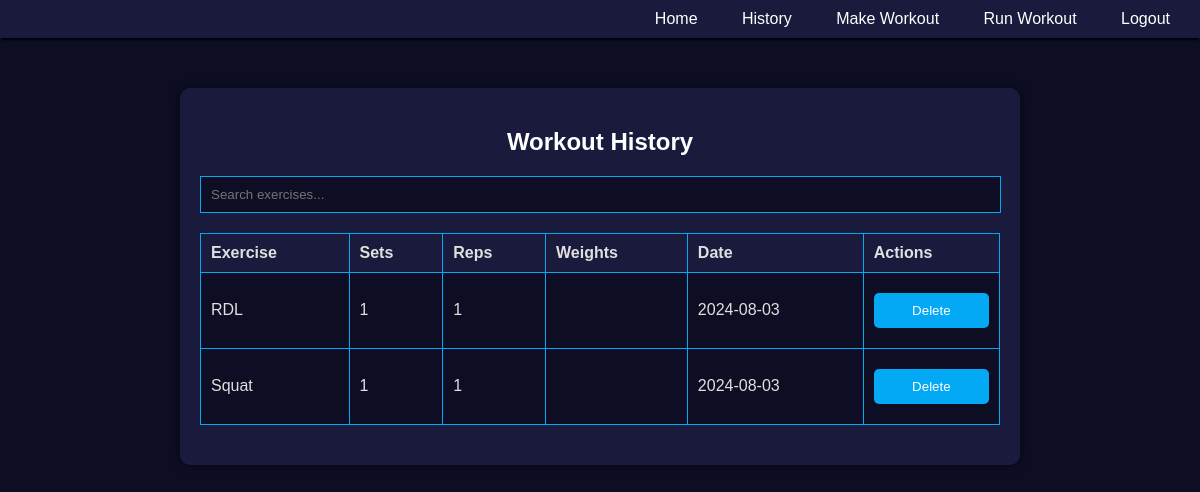
Before: /history (signed in) with the older database file.
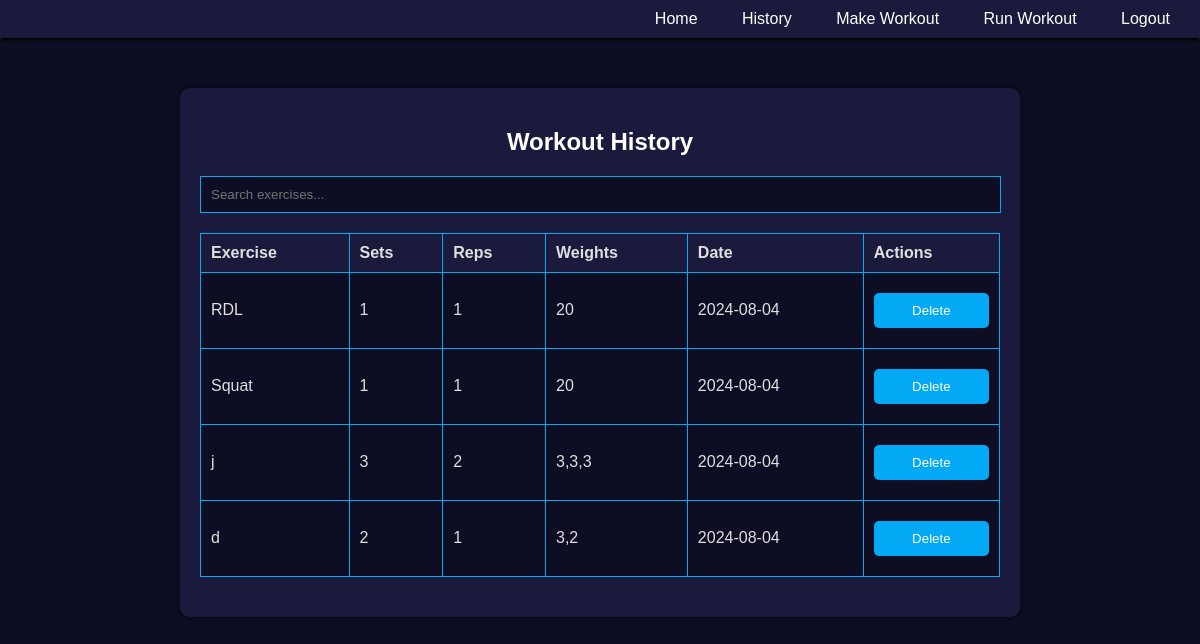
After: the same page with the newer database file.
### tables this page shows
CREATE TABLE workouts
                 (id INTEGER PRIMARY KEY, exercise TEXT, sets INTEGER, reps INTEGER, weights TEXT, date TEXT);

### app.py (the view)
@app.route('/history')
def history():
    if 'loggedin' in session:
        conn = sqlite3.connect('database.db')
        c = conn.cursor()
        c.execute('SELECT * FROM workouts')
        workouts = c.fetchall()
        conn.close()
        return render_template('history.html', workouts=workouts)
    return redirect(url_for('login'))

### templates/history.html (shortened to what this page needs)
{% extends "layout.html" %}
{% block content %}
<h2>Workout History</h2>
<input type="text" id="search" placeholder="Search exercises..." onkeyup="filterTable()">
<table id="historyTable">
    <thead>
        <tr>
            <th>Exercise</th>
            <th>Sets</th>
            <th>Reps</th>
            <th>Weights</th>
            <th>Date</th>
            <th>Actions</th>
        </tr>
    </thead>
    <tbody>
        {% for workout in workouts %}
        <tr>
            <td>{{ workout[1] }}</td>
            <td>{{ workout[2] }}</td>
            <td>{{ workout[3] }}</td>
            <td>{{ workout[4] }}</td>
            <td>{{ workout[5] }}</td>
            <td>
                <form action="/delete_workout/{{ workout[0] }}" method="post" style="display:inline;">
                    <button type="submit" onclick="return confirm('Are you sure you want to delete this workout?');">Delete</button>
                </form>
            </td>
        </tr>
        {% endfor %}
    </tbody>
</table>
{% endblock %}

Changed rows visible on the page:
changed workouts "RDL": weights (not shown) → "20"; date "2024-08-03" → "2024-08-04"
changed workouts "Squat": weights (not shown) → "20"; date "2024-08-03" → "2024-08-04"
added workouts: exercise "j", sets "3", reps "2", weights "3,3,3", date "2024-08-04"
added workouts: exercise "d", sets "2", reps "1", weights "3,2", date "2024-08-04"
